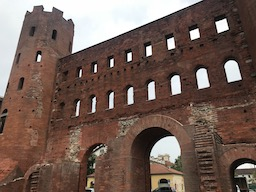
#> input picture img/thorino.jpg, 256 x 192 px, found by its file name
$ python FAST.py   (older library calls are emulated)
#> lines starting #> are read from the running program, lines starting #| are printed output that depends on the picture
"""
FAST アルゴリズム:
→ 画像の各ピクセルに対して、周囲の16ピクセルを見て、
IpをもとにIp+t, Ip-tの閾値を超える点が連続しているかを見る
→ 全ての点で閾値を超えている場合、その点をコーナーとして認識する

決定木を使って画像のコーナーを高速に検出することができる
"""

import cv2
import numpy as np

img = cv2.imread('img/thorino.jpg', 0)
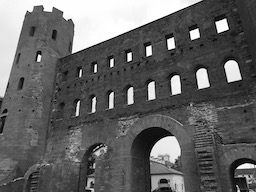
#> img: shape (192, 256); min 0, max 255, mean 99.4

fast = cv2.FastFeatureDetector()

kp = fast.detect(img, None)
#> kp = 1649 keypoints; strongest (x, y, size): (62, 12, 7), (27, 11, 7), (70, 19, 7), (95, 66, 7)
img2 = cv2.drawKeypoints(img, kp, color=(255,0,0))
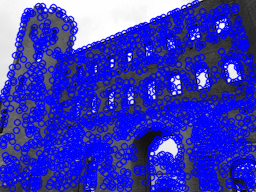
#> img2: shape (192, 256, 3); mean of channels 0, 1, 2 185.1, 56.3, 56.3; drawn as B, G, R

# 閾値、非最大値抑制、neighborhoodの値を表示
#> (the run stopped early here; a loop or call above may not have finished)

$ run again, with img/clahe_1.jpg copied over img/thorino.jpg
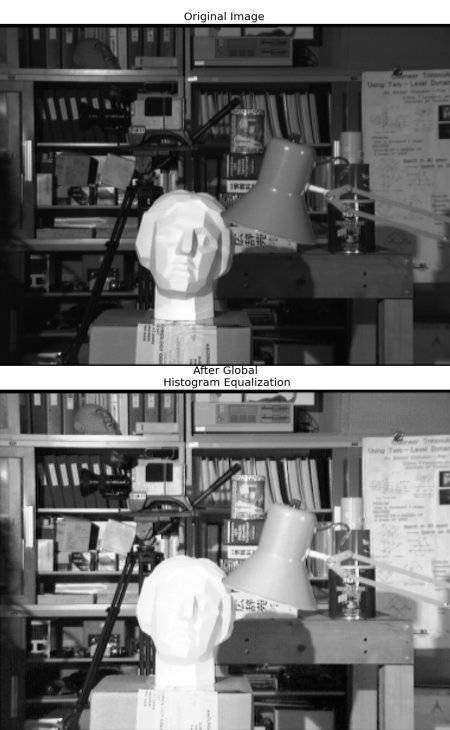
#> input picture img/clahe_1.jpg, 450 x 730 px, found by its file name
#> img is the input picture: shape (730, 450); min 0, max 255, mean 107.8
#> kp = 5534 keypoints; strongest (x, y, size): (225, 379, 7), (225, 385, 7), (198, 12, 7), (263, 16, 7)
#> `img2 = cv2.drawKeypoints(img, kp, color=(255,0,0))`:
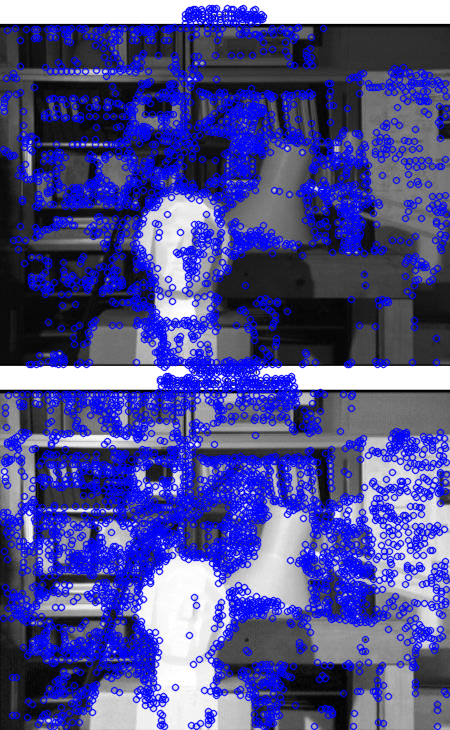
#> img2: shape (730, 450, 3); mean of channels 0, 1, 2 148.4, 78.1, 78.1; drawn as B, G, R
